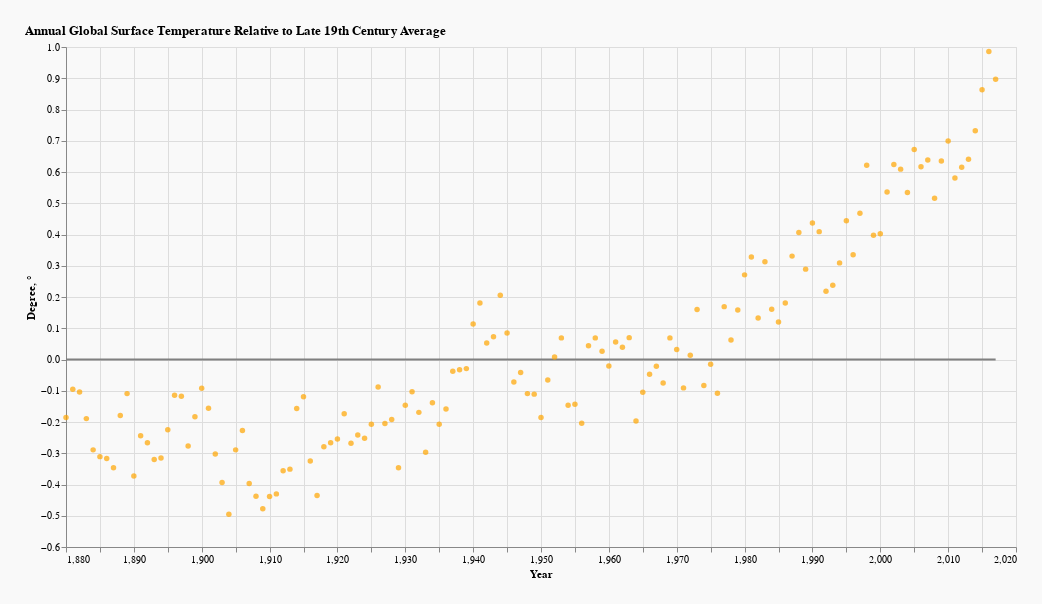

The notebook cell this image was saved under:
### Code cell
alt.layer(line_plot, chart).properties(width = 950, height = 500, background = '#F9F9F9', padding = 25, title = 'Annual Global Surface Temperature Relative to Late 19th Century Average').configure_title(anchor='start')

### Figure 1 — Vega-Lite specification as saved in the notebook (floating-point values rounded to 4 significant figures; data arrays with more than 128 entries replaced by an {"elided": "..."} marker saying what was removed)
{"config": {"view": {"continuousWidth": 400, "continuousHeight": 300}, "title": {"anchor": "start"}}, "layer": [{"data": {"name": "data-a237c917e4734534ba2c030ebe36bebb"}, "mark": {"type": "line", "color": "grey"}, "encoding": {"x": {"type": "quantitative", "field": "Year"}, "y": {"type": "quantitative", "field": "Degree"}}}, {"data": {"name": "data-b65009c3d5f2db22b434148427d66f0d"}, "mark": {"type": "point", "color": "#ffa500", "filled": true}, "encoding": {"tooltip": [{"type": "quantitative", "field": "Year"}, {"type": "quantitative", "field": "mean"}], "x": {"type": "quantitative", "field": "Year", "scale": {"domain": [1880, 2017]}, "title": "Year"}, "y": {"type": "quantitative", "field": "mean", "title": "Degree, °"}}}], "background": "#F9F9F9", "height": 500, "padding": 25, "title": "Annual Global Surface Temperature Relative to Late 19th Century Average", "width": 950, "$schema": "https://vega.github.io/schema/vega-lite/v4.8.1.json", "datasets": {"data-a237c917e4734534ba2c030ebe36bebb": [{"Year": 1880, "Degree": 0}, {"Year": 2017, "Degree": 0}], "data-b65009c3d5f2db22b434148427d66f0d": {"elided": "138 records"}}}
